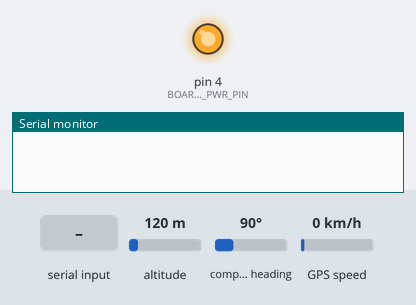
Recording of a sketch running on a simulated Arduino Mega 2560, built with avr-gcc and run on an emulated ATmega2560. On the bench: output pins drawn as LEDs (lit = HIGH), the last lines printed to the serial monitor. The inputs (shaded band) are chosen by the test bench; at power-on: altitude 120 m, compass heading 90°, GPS speed 0 km/h. The GPS gets a fix after 3 s at 37.7749, -122.4194 with 8 satellites; pins used as bus, display or sensor lines are not drawn.

Above: at 0.2 s.
At 4.3 s:
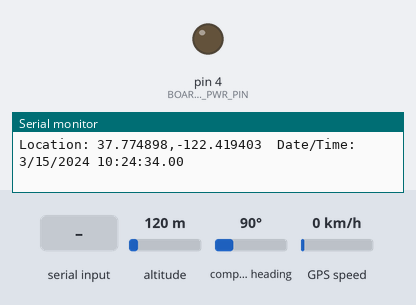
4.4 s: "1" received over the second serial link
Timing chart, 0 to 7.4 s (numbered marks = the images above; inputs shaded):
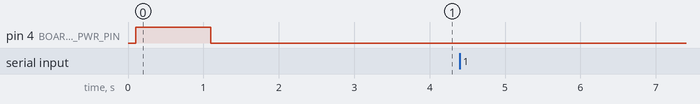

The sketch:

GPS_testing_with_LILYGO_T_A7670G_4G_Module.ino
```cpp
#define SerialAT Serial1
#define SerialGPS Serial2

#define BOARD_MODEM_DTR_PIN                 25
#define BOARD_MODEM_TX_PIN                  26
#define BOARD_MODEM_RX_PIN                  27
#define BOARD_MODEM_PWR_PIN                 4
#define BOARD_ADC_PIN                       35
#define BOARD_POWER_ON_PIN                  12
#define BOARD_MODEM_RI_PIN                  33
#define BOARD_RST_PIN                       5

#define BOARD_GPS_TX_PIN                    21
#define BOARD_GPS_RX_PIN                    22
#define BOARD_GPS_PPS_PIN                   23
#define BOARD_GPS_WAKEUP_PIN                19


#include <Arduino.h>
#include <TinyGPS++.h>

TinyGPSPlus gps;


void setup()
{
    pinMode(BOARD_POWER_ON_PIN, OUTPUT);
    digitalWrite(BOARD_POWER_ON_PIN, HIGH);
    pinMode(BOARD_RST_PIN, OUTPUT);
    digitalWrite(BOARD_RST_PIN, LOW);
    pinMode(BOARD_MODEM_PWR_PIN, OUTPUT);
    digitalWrite(BOARD_MODEM_PWR_PIN, LOW);
    delay(100);
    digitalWrite(BOARD_MODEM_PWR_PIN, HIGH);
    delay(1000);
    digitalWrite(BOARD_MODEM_PWR_PIN, LOW);
    Serial.begin(115200);
    SerialAT.begin(115200, SERIAL_8N1, BOARD_MODEM_RX_PIN, BOARD_MODEM_TX_PIN);
    SerialGPS.begin(9600, SERIAL_8N1, BOARD_GPS_RX_PIN, BOARD_GPS_TX_PIN);
    delay(2000);

}

void loop()
{
    while (SerialGPS.available()) {
        int c = SerialGPS.read();
        if (gps.encode(c)) {
            displayInfo();
        }
    }
    if (SerialAT.available()) {
        Serial.write(SerialAT.read());
    }
    if (Serial.available()) {
        SerialAT.write(Serial.read());
    }
    delay(1000);
}


void displayInfo()
{
    Serial.print(F("Location: "));
    if (gps.location.isValid()) {
        Serial.print(gps.location.lat(), 6);
        Serial.print(F(","));
        Serial.print(gps.location.lng(), 6);
    } else {
        Serial.print(F("INVALID"));
    }

    Serial.print(F("  Date/Time: "));
    if (gps.date.isValid()) {
        Serial.print(gps.date.month());
        Serial.print(F("/"));
        Serial.print(gps.date.day());
        Serial.print(F("/"));
        Serial.print(gps.date.year());
    } else {
        Serial.print(F("INVALID"));
    }

    Serial.print(F(" "));
    if (gps.time.isValid()) {
        if (gps.time.hour() < 10) Serial.print(F("0"));
        Serial.print(gps.time.hour());
        Serial.print(F(":"));
        if (gps.time.minute() < 10) Serial.print(F("0"));
        Serial.print(gps.time.minute());
        Serial.print(F(":"));
        if (gps.time.second() < 10) Serial.print(F("0"));
        Serial.print(gps.time.second());
        Serial.print(F("."));
        if (gps.time.centisecond() < 10) Serial.print(F("0"));
        Serial.print(gps.time.centisecond());
    } else {
        Serial.print(F("INVALID"));
    }

    Serial.println();
}
```
